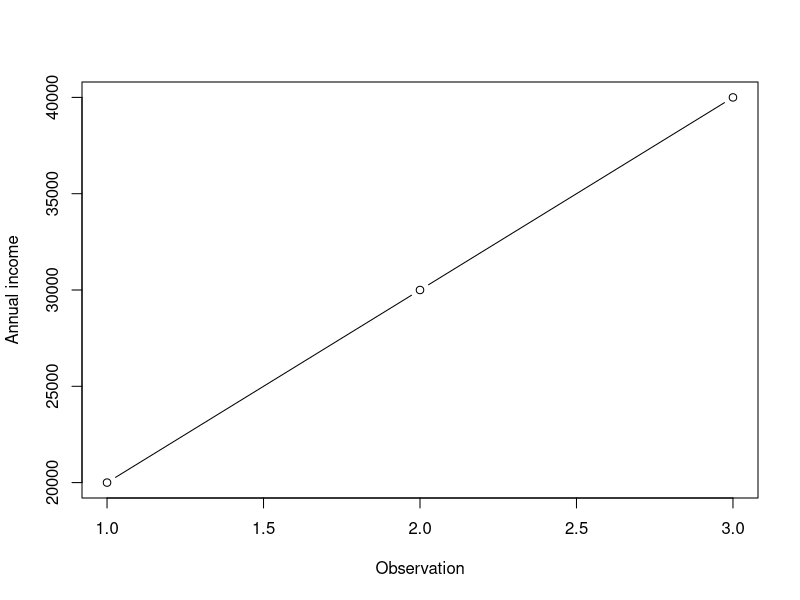

Generate this figure with R:
# R for Policy — Module 07: R & RStudio
# Complete module: 3 lessons, all worked examples.
# These are the reference solutions; they do not include your browser edits.
# Run sections in order, or source this entire file in R.

# SETUP
# Install once, if needed: install.packages(c("dplyr", "tidyr", "ggplot2"))
library(dplyr)
library(tidyr)
library(ggplot2)

# ======================================================================
# LESSON 1: Install R and RStudio
# ======================================================================

# Install R from https://cran.r-project.org/ first.
# Then install RStudio Desktop: https://posit.co/download/rstudio-desktop/
# Open RStudio and run the following lines in its Console. Expected answer: 4.

# WORKED EXAMPLE
# Run in the RStudio Console
R.version.string
2 + 2

# ======================================================================
# LESSON 2: Write and run an R script
# ======================================================================

# Default panes: Source (top left), Console (bottom left), Environment (top right), Output with Plots/Files/Packages/Help (bottom right).
# Create first_script.R in RStudio using File > New File > R Script.
# Run a line or selection: Ctrl+Enter (Windows/Linux), Cmd+Return (Mac).
# Run the whole file with Source. print() makes results visible when sourcing.
# Optional practice: change 20000 to 25000. The new mean is about 31666.67.
# After running the example, try these two lines in RStudio:
# df <- data.frame(annual_income = incomes)
# View(df)
# View(df) opens an Excel-like table in the Data Viewer.

# WORKED EXAMPLE
# A short script using fictional incomes
incomes <- c(20000, 30000, 40000)
mean_income <- mean(incomes)
print(mean_income)

plot(incomes, type = "b",
     xlab = "Observation", ylab = "Annual income")

# ======================================================================
# LESSON 3: Projects, packages and course code
# ======================================================================

# Create mvpf-course with File > New Project > New Directory > New Project.
# Save scripts in the project folder and reopen its .Rproj file to continue.
# Install the packages listed at the top of this download before running it.
# Expected mean_income: 30000. Restart R and run from the beginning to check your workflow.

# WORKED EXAMPLE
library(dplyr)
library(tidyr)
library(ggplot2)

practice <- data.frame(income = c(20000, 30000, 40000))
summary_income <- practice %>%
  summarise(mean_income = mean(income))
print(summary_income)
